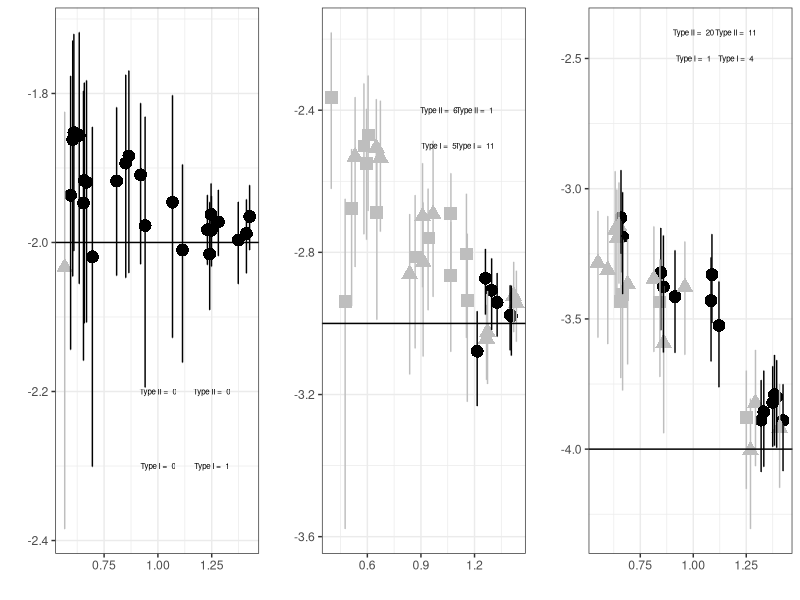
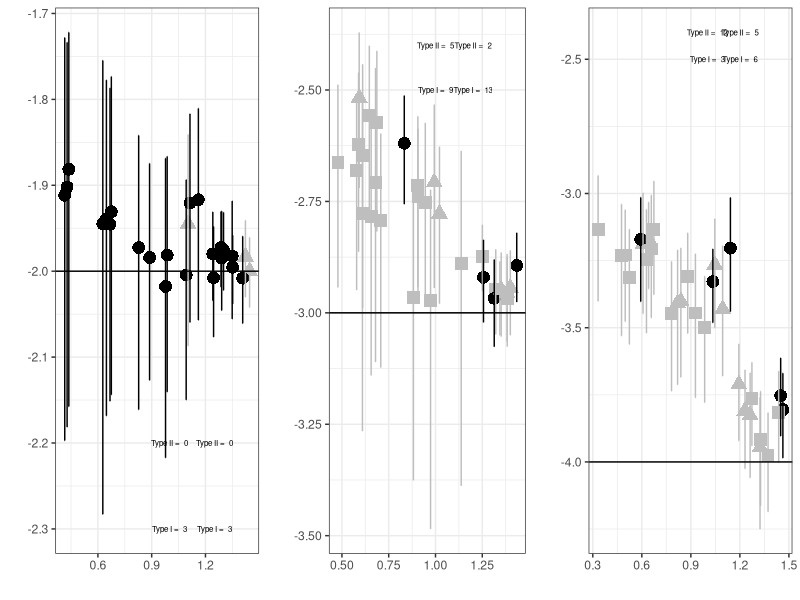
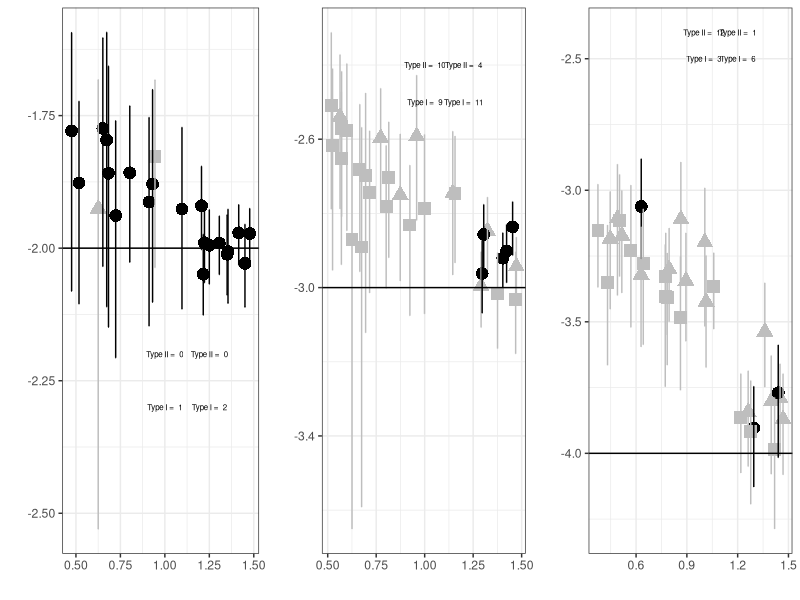

Recreate these plots in R, in order.
library(ggplot2)
library(gridExtra)

dat <- read.table('compiled_4.txt', as.is = T)
dat <- dat[, 1:42]

colnames(dat)  <- c('run_name', 'cal_time', 'sim_rate', 'sd_rate', 'slope', 'r', 'rate_mean', 'rate_low', 'rate_high', 'root_mean', 'root_low', 'root_high', paste0('r1_', c('rate_mean', 'rate_low', 'rate_high', 'root_mean', 'root_low', 'root_high')), paste0('r2_', c('rate_mean', 'rate_low', 'rate_high', 'root_mean', 'root_low', 'root_high')), paste0('r3_', c('rate_mean', 'rate_low', 'rate_high', 'root_mean', 'root_low', 'root_high')), paste0('r4_', c('rate_mean', 'rate_low', 'rate_high', 'root_mean', 'root_low', 'root_high')), paste0('r5_', c('rate_mean', 'rate_low', 'rate_high', 'root_mean', 'root_low', 'root_high')) )


dat[dat$sim_rate == 10^-3 & dat$sd_rate == 0, grep('r.+rate_high', colnames(dat))] <- dat[dat$sim_rate == 10^-3 & dat$sd_rate == 0, grep('r.+rate_high', colnames(dat))] * 4

dat[dat$sim_rate == 10^-3 & dat$sd_rate == 0.1, grep('r.+rate_high', colnames(dat))] <- dat[dat$sim_rate == 10^-3 & dat$sd_rate == 0.1, grep('r.+rate_high', colnames(dat))] * 4

dat[dat$sim_rate == 10^-4 & dat$sd_rate == 0, grep('r.+rate_high', colnames(dat))] <- dat[dat$sim_rate == 10^-4 & dat$sd_rate == 0, grep('r.+rate_high', colnames(dat))] * 1.5

dat[dat$sim_rate == 10^-3 & dat$sd_rate == 0.01, grep('r.+rate_high', colnames(dat))] <- dat[dat$sim_rate == 10^-3 & dat$sd_rate == 0.01, grep('r.+rate_high', colnames(dat))] * 4.4

dat[dat$sim_rate == 10^-4 & dat$sd_rate == 0.01, grep('r.+rate_high', colnames(dat))] <- dat[dat$sim_rate == 10^-4 & dat$sd_rate == 0.01, grep('r.+rate_high', colnames(dat))] * 2

dat[dat$sim_rate == 10^-4 & dat$sd_rate == 0.1, grep('r.+rate_high', colnames(dat))] <- dat[dat$sim_rate == 10^-4 & dat$sd_rate == 0.1, grep('r.+rate_high', colnames(dat))] * 2


#stop('wrangle') 

pass_cr1 <- vector()
pass_cr2 <- vector()
pass_cr3 <- vector()
pass_true <- dat$sim_rate < dat$rate_high & dat$sim_rate > dat$rate_low
cv_rates <- (dat$rate_high - dat$rate_low) / dat$rate_mean <= 0.2

rate_median <- dat$rate_low + ((dat$rate_high - dat$rate_low) / 2)

for(i in 1:nrow(dat)){
      rates_high <-dat[i, grep('r.+rate_high', colnames(dat))]
      rates_high <- rates_high[!is.na(rates_high)] #* 3
      rates_low <- dat[i, grep('r.+rate_low', colnames(dat))] #/ 2
      rates_low <- rates_low[!is.na(rates_low)]
      rates_med <- dat[i, grep('r.+rate_mean', colnames(dat))] 
      rates_med <- rates_med[!is.na(rates_med)]

      pass_cr1[i] <- dat$rate_mean[i] >= max(rates_high) | dat$rate_mean[i] <= min(rates_low)
      #pass_cr1[i] <- rate_median[i] >= max(rates_high) | rate_median[i] <= min(rates_low)
      pass_cr2[i] <- dat$rate_low[i] >= max(rates_high) | dat$rate_high[i] <= min(rates_low)
      pass_cr3[i] <- sum( ((rates_high - rates_low) / rates_med) > ((dat$rate_high[i] - dat$rate_low[i]) / dat$rate_mean[i] )) > 4
}

dat <- cbind(dat, rate_median, pass_cr1, pass_cr2, pass_cr3, pass_true, cv_rates)

dat$rate_mean <- log10(dat$rate_mean)
dat$rate_low <- log10(dat$rate_low)
dat$rate_high <- log10(dat$rate_high)

pass_label <- vector()
pass_label[1:nrow(dat)] <- 'fail' 
pass_label[which(dat$pass_cr1)] <- 'cr1'
pass_label[which(dat$pass_cr2)] <- 'cr2'
pass_label <- as.factor(pass_label)
pass_label <- relevel(pass_label, ref = levels(pass_label)[2])
dat <- cbind(dat, pass_label)

get_pvs <- function(clock_dat){
	fp_cr1 <- sum((clock_dat$pass_cr1 != clock_dat$pass_true)[clock_dat$pass_cr1])
	fn_cr1 <- sum((clock_dat$pass_cr1 != clock_dat$pass_true)[!clock_dat$pass_cr1])
	tp_cr1 <- sum((clock_dat$pass_cr1 == clock_dat$pass_true)[clock_dat$pass_cr1])
	tn_cr1 <- sum((clock_dat$pass_cr1 == clock_dat$pass_true)[!clock_dat$pass_cr1])
	ppv_cr1 <- tp_cr1 /  (tp_cr1 + fp_cr1)
	npv_cr1 <- tn_cr1 / (tn_cr1 + fn_cr1)

	fp_cr2 <- sum((clock_dat$pass_cr2 != clock_dat$pass_true)[clock_dat$pass_cr2])
	fn_cr2 <- sum((clock_dat$pass_cr2 != clock_dat$pass_true)[!clock_dat$pass_cr2])
	tp_cr2 <- sum((clock_dat$pass_cr2 == clock_dat$pass_true)[clock_dat$pass_cr2])
	tn_cr2 <- sum((clock_dat$pass_cr2 == clock_dat$pass_true)[!clock_dat$pass_cr2])
	ppv_cr2 <- tp_cr2 /  (tp_cr2 + fp_cr2)
	npv_cr2 <- tn_cr2 / (tn_cr2 + fn_cr2)

	return(c(fp_cr1, fn_cr1, fp_cr2, fn_cr2))

#	return(c(ppv_cr1, npv_cr1, ppv_cr2, npv_cr2))
}

pdf('paper_plots_v3.pdf', width = 15, height = 5, useDingbats = F)
###############
d_clock_high <- dat[dat$sim_rate == 0.01 & dat$sd_rate == 0 & dat$pass_true == T, ]
d_clock_high$cal_time <- log10(d_clock_high$cal_time)

d_clock_med <- dat[dat$sim_rate == 0.001 & dat$sd_rate == 0 , ]
d_clock_med$cal_time <- log10(d_clock_med$cal_time)

d_clock_low <- dat[dat$sim_rate == 0.0001 & dat$sd_rate == 0 , ]
d_clock_low$cal_time <- log10(d_clock_low$cal_time)
############

plot_clock_high <- ggplot(d_clock_high, aes(x = cal_time, y = rate_mean, colour = pass_cr2)) + geom_point(aes(shape = pass_label), size = 4) + geom_errorbar(aes(ymin = rate_low, ymax = rate_high)) + geom_hline(aes(yintercept = log10(0.01))) + guides(colour = FALSE, shape = FALSE) + scale_colour_manual(values = c('grey', 'black')) + theme_bw() + ylab('') + xlab('') + annotate('text', x = c(1, 1), y = c(-2.2, -2.3), label = c(paste('Type II = ', get_pvs(d_clock_high)[1]), paste('Type I = ', get_pvs(d_clock_high)[2]))  , size = 2) + annotate('text', x = c(1.25, 1.25), y = c(-2.2, -2.3), label = c(paste('Type II = ', get_pvs(d_clock_high)[3]), paste('Type I = ', get_pvs(d_clock_high)[4]))  , size = 2) 

plot_clock_med <- ggplot(d_clock_med, aes(x = cal_time, y = rate_mean, colour = pass_cr2)) + geom_point(aes(shape = pass_label), size = 4) + geom_errorbar(aes(ymin = rate_low, ymax = rate_high)) + geom_hline(aes(yintercept = log10(0.001))) + guides(colour = FALSE, shape = FALSE) + scale_colour_manual(values = c('grey', 'black')) + theme_bw() + ylab('') + xlab('')+ annotate('text', x = c(1, 1), y = c(-2.4, -2.5), label = c(paste('Type II = ', get_pvs(d_clock_med)[1]), paste('Type I = ', get_pvs(d_clock_med)[2])) , size = 2)  + annotate('text', x = c(1.2, 1.2), y = c(-2.4, -2.5), label = c(paste('Type II = ', get_pvs(d_clock_med)[3]), paste('Type I = ', get_pvs(d_clock_med)[4])) , size = 2) 

plot_clock_low <- ggplot(d_clock_low, aes(x = cal_time, y = rate_mean, colour = pass_cr2)) + geom_point(aes(shape = pass_label), size = 4) + geom_errorbar(aes(ymin = rate_low, ymax = rate_high)) + geom_hline(aes(yintercept = log10(0.0001))) + guides(colour = FALSE, shape = FALSE) + scale_colour_manual(values = c('grey', 'black')) + theme_bw() + ylab('') + xlab('')+ annotate('text', x = c(1, 1), y = c(-2.4, -2.5), label = c(paste('Type II = ', get_pvs(d_clock_low)[1]), paste('Type I = ', get_pvs(d_clock_low)[2])) , size = 2)  + annotate('text', x = c(1.2, 1.2), y = c(-2.4, -2.5), label = c(paste('Type II = ', get_pvs(d_clock_low)[3]), paste('Type I = ', get_pvs(d_clock_low)[4])) , size = 2) 

grid.arrange(plot_clock_high, plot_clock_med, plot_clock_low, ncol = 3, nrow = 1)


#########
d_lvar_high <- dat[dat$sim_rate == 0.01 & dat$sd_rate == 0.01 & dat$pass_true == T, ]
d_lvar_high$cal_time <- log10(d_lvar_high$cal_time)

d_lvar_med <- dat[dat$sim_rate == 0.001 & dat$sd_rate == 0.01 , ]
d_lvar_med$cal_time <- log10(d_lvar_med$cal_time)

d_lvar_low <- dat[dat$sim_rate == 0.0001 & dat$sd_rate == 0.01 , ]
d_lvar_low$cal_time <- log10(d_lvar_low$cal_time)
##############

plot_lvar_high <- ggplot(d_lvar_high, aes(x = cal_time, y = rate_mean, colour = pass_cr2)) + geom_point(aes(shape = pass_label), size = 4) + geom_errorbar(aes(ymin = rate_low, ymax = rate_high)) + geom_hline(aes(yintercept = log10(0.01))) + guides(colour = FALSE, shape = FALSE) + scale_colour_manual(values = c('grey', 'black')) + theme_bw() + ylab('') + xlab('')+ annotate('text', x = c(1, 1), y = c(-2.2, -2.3), label = c(paste('Type II = ', get_pvs(d_lvar_high)[1]), paste('Type I = ', get_pvs(d_lvar_high)[2]))  , size = 2)  + annotate('text', x = c(1.25, 1.25), y = c(-2.2, -2.3), label = c(paste('Type II = ', get_pvs(d_lvar_high)[3]), paste('Type I = ', get_pvs(d_lvar_high)[4]))  , size = 2) 

plot_lvar_med <- ggplot(d_lvar_med, aes(x = cal_time, y = rate_mean, colour = pass_cr2)) + geom_point(aes(shape = pass_label), size = 4) + geom_errorbar(aes(ymin = rate_low, ymax = rate_high)) + geom_hline(aes(yintercept = log10(0.001))) + guides(colour = FALSE, shape = FALSE) + scale_colour_manual(values = c('grey', 'black')) + theme_bw() + ylab('') + xlab('') + annotate('text', x = c(1, 1), y = c(-2.4, -2.5), label = c(paste('Type II = ', get_pvs(d_lvar_med)[1]), paste('Type I = ', get_pvs(d_lvar_med)[2])) , size = 2)  + annotate('text', x = c(1.2, 1.2), y = c(-2.4, -2.5), label = c(paste('Type II = ', get_pvs(d_lvar_med)[3]), paste('Type I = ', get_pvs(d_lvar_med)[4])) , size = 2) 

plot_lvar_low <- ggplot(d_lvar_low, aes(x = cal_time, y = rate_mean, colour = pass_cr2)) + geom_point(aes(shape = pass_label), size = 4) + geom_errorbar(aes(ymin = rate_low, ymax = rate_high)) + geom_hline(aes(yintercept = log10(0.0001))) + guides(colour = FALSE, shape = FALSE) + scale_colour_manual(values = c('grey', 'black')) + theme_bw() + ylab('') + xlab('')+ annotate('text', x = c(1, 1), y = c(-2.4, -2.5), label = c(paste('Type II = ', get_pvs(d_lvar_low)[1]), paste('Type I = ', get_pvs(d_lvar_low)[2])) , size = 2)  + annotate('text', x = c(1.2, 1.2), y = c(-2.4, -2.5), label = c(paste('Type II = ', get_pvs(d_lvar_low)[3]), paste('Type I = ', get_pvs(d_lvar_low)[4])) , size = 2) 

grid.arrange(plot_lvar_high, plot_lvar_med, plot_lvar_low, ncol = 3, nrow = 1)


############
d_hvar_high <- dat[dat$sim_rate == 0.01 & dat$sd_rate == 0.1 & dat$pass_true == T, ]
d_hvar_high$cal_time <- log10(d_hvar_high$cal_time)

d_hvar_med <- dat[dat$sim_rate == 0.001 & dat$sd_rate == 0.1 , ]
d_hvar_med$cal_time <- log10(d_hvar_med$cal_time)

d_hvar_low <- dat[dat$sim_rate == 0.0001 & dat$sd_rate == 0.1 , ]
d_hvar_low$cal_time <- log10(d_hvar_low$cal_time)
############

plot_hvar_high <- ggplot(d_hvar_high, aes(x = cal_time, y = rate_mean, colour = pass_cr2)) + geom_point(aes(shape = pass_label), size = 4) + geom_errorbar(aes(ymin = rate_low, ymax = rate_high)) + geom_hline(aes(yintercept = log10(0.01))) + guides(colour = FALSE, shape = FALSE) + scale_colour_manual(values = c('grey', 'black')) + theme_bw() + ylab('') + xlab('')+ annotate('text', x = c(1, 1), y = c(-2.2, -2.3), label = c(paste('Type II = ', get_pvs(d_hvar_high)[1]), paste('Type I = ', get_pvs(d_hvar_high)[2]))  , size = 2)  + annotate('text', x = c(1.25, 1.25), y = c(-2.2, -2.3), label = c(paste('Type II = ', get_pvs(d_hvar_high)[3]), paste('Type I = ', get_pvs(d_hvar_high)[4]))  , size = 2) 

plot_hvar_med <- ggplot(d_hvar_med, aes(x = cal_time, y = rate_mean, colour = pass_cr2)) + geom_point(aes(shape = pass_label), size = 4) + geom_errorbar(aes(ymin = rate_low, ymax = rate_high)) + geom_hline(aes(yintercept = log10(0.001))) + guides(colour = FALSE, shape = FALSE) + scale_colour_manual(values = c('grey', 'black')) + theme_bw() + ylab('') + xlab('') + annotate('text', x = c(1, 1), y = c(-2.4, -2.5), label = c(paste('Type II = ', get_pvs(d_hvar_med)[1]), paste('Type I = ', get_pvs(d_hvar_med)[2])) , size = 2)  + annotate('text', x = c(1.2, 1.2), y = c(-2.4, -2.5), label = c(paste('Type II = ', get_pvs(d_hvar_med)[3]), paste('Type I = ', get_pvs(d_hvar_med)[4])) , size = 2) 

plot_hvar_low <- ggplot(d_hvar_low, aes(x = cal_time, y = rate_mean, colour = pass_cr2)) + geom_point(aes(shape = pass_label), size = 4) + geom_errorbar(aes(ymin = rate_low, ymax = rate_high)) + geom_hline(aes(yintercept = log10(0.0001))) + guides(colour = FALSE, shape = FALSE) + scale_colour_manual(values = c('grey', 'black')) + theme_bw() + ylab('') + xlab('')+ annotate('text', x = c(1, 1), y = c(-2.4, -2.5), label = c(paste('Type II = ', get_pvs(d_hvar_low)[1]), paste('Type I = ', get_pvs(d_hvar_low)[2])) , size = 2)  + annotate('text', x = c(1.2, 1.2), y = c(-2.4, -2.5), label = c(paste('Type II = ', get_pvs(d_hvar_low)[3]), paste('Type I = ', get_pvs(d_hvar_low)[4])) , size = 2) 

grid.arrange(plot_hvar_high, plot_hvar_med, plot_hvar_low, ncol = 3, nrow = 1)
dev.off()
